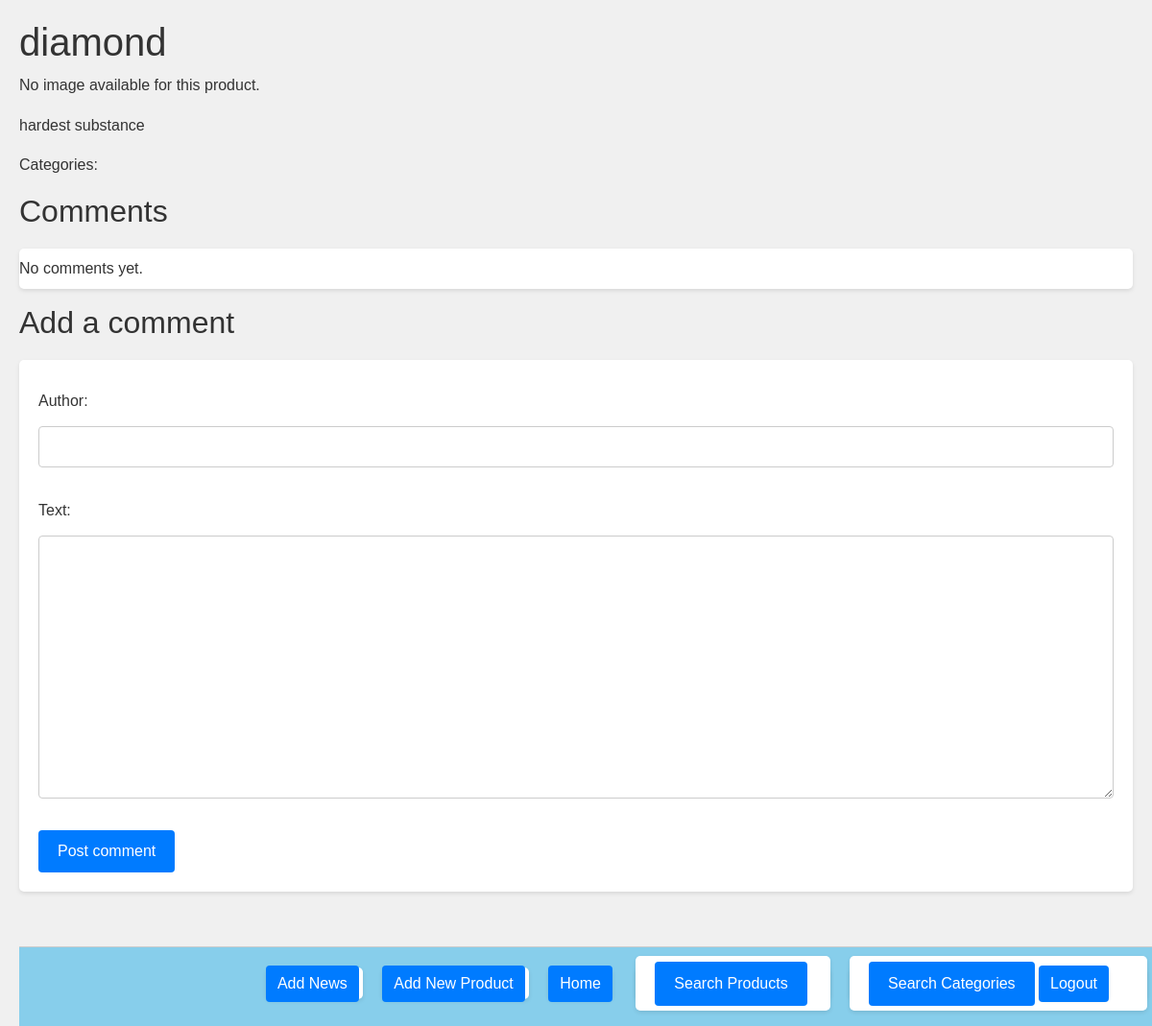
Before: /product/84/ with the older database file.
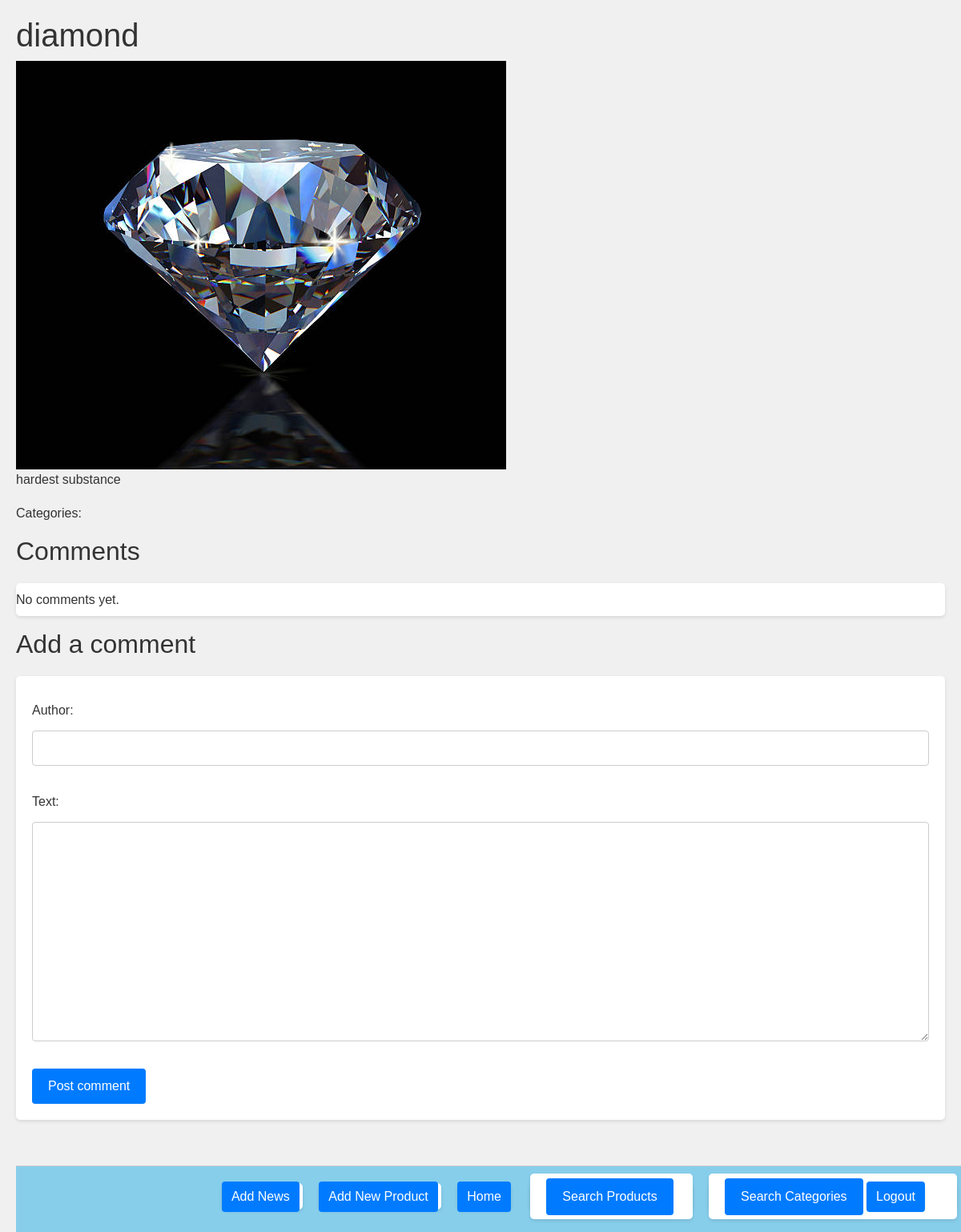
After: the same page with the newer database file.
### lab/models.py (models this page shows, shortened)
class Product(models.Model):
    name = models.CharField(max_length=100)
    description = models.TextField()
    color = models.CharField(max_length=100, null=True, blank=True)
    price = models.DecimalField(max_digits=10, decimal_places=2)
    created_at = models.DateTimeField(auto_now_add=True)
    categories = models.ForeignKey(Category, on_delete=models.CASCADE,  null=True, blank=True)
    image = models.ImageField(upload_to='products/', null=True, blank=True)
    class Meta:
        ordering = ['created_at']  # Default ordering

### lab/views.py (the view)
# urls.py: path('product/<int:pk>/', product_detail, name='product_detail'),
def product_detail(request, pk):
    product = get_object_or_404(Product, pk=pk)
    comments = product.comments.all()
    if request.method == 'POST':
        form = CommentForm(request.POST)
        if form.is_valid():
            comment = form.save(commit=False)
            comment.product = product
            comment.save()
            return redirect('product_detail', pk=product.pk)
    else:
        form = CommentForm()
    return render(request, 'product_detail.html', {
        'product': product,
        'comments': comments,
        'form': form
    })

### lab/forms.py
class CommentForm(forms.ModelForm):
    class Meta:
        model = Comment
        fields = ['author', 'text']

### lab/templates/product_detail.html (shortened to what this page needs)
{% extends 'base.html' %}
{% load static %}
{% block content %}
<!DOCTYPE html>
<html>
<head>
</head>
<body>
    <h1>{{ product.name }}</h1>
    {% if product.image %}
    <img src="{{ product.image.url }}" alt="Image of {{ product.name }}" style="max-width: 100%; height: auto;">
    {% else %}
    <p>No image available for this product.</p>
    {% endif %}
    <p>{{ product.description }}</p>
    <p>Categories:</p>
    <h2>Comments</h2>
    <ul>
        {% for comment in comments %}
            <li class="comment">
                <strong>{{ comment.author }}</strong><span class="comment-meta"> commented on {{ comment.created_at|date:"F d, Y H:i" }}</span><br>
                {{ comment.text }}
            </li>
        {% empty %}
            <li>No comments yet.</li>
        {% endfor %}
    </ul>
    <h2>Add a comment</h2>
    <form method="post">
        {{ form.as_p }}
        <button type="submit">Post comment</button>
    </form>
</body>
</html>
{% endblock %}

Changed rows visible on the page:
changed Product "diamond": image: picture added
Other visible differences:
text no longer shown: "No image available for this product."
